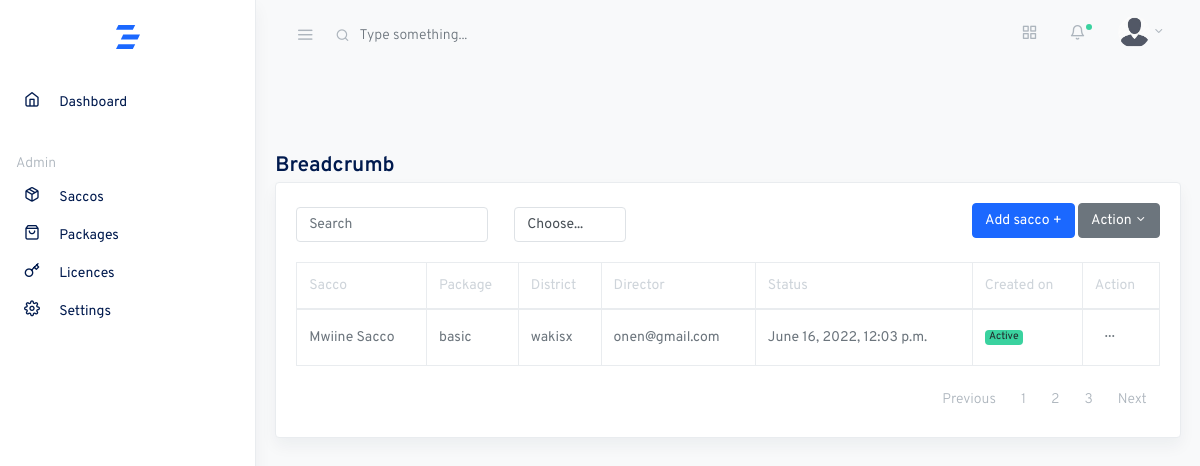
/saccos, run on an earlier commit of the app's database.
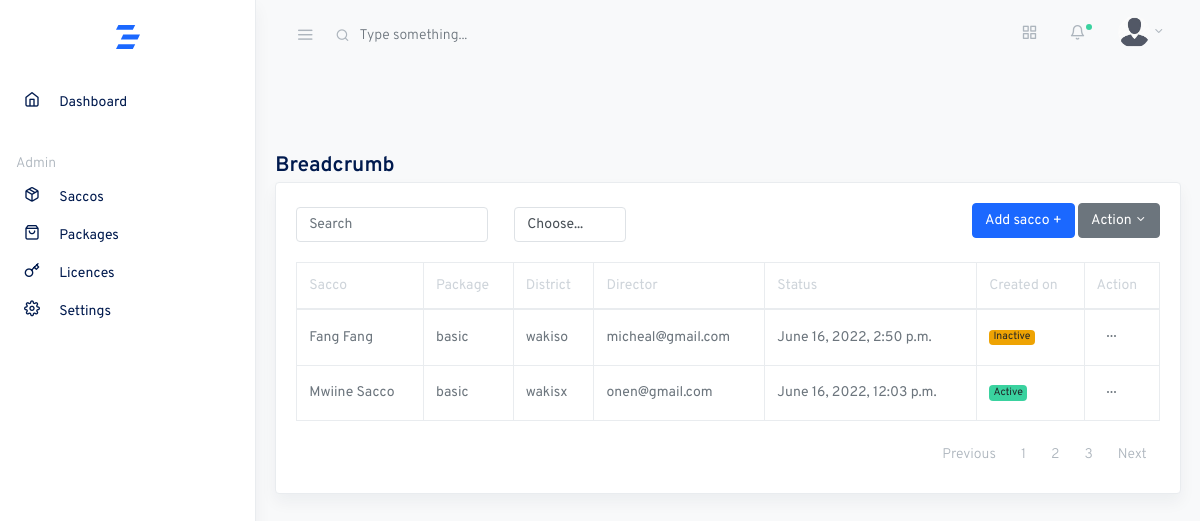
And on a later commit of the database.
### core/models.py (models this page shows, shortened)
class CustomModel(models.Model):
    created_on = models.DateTimeField(auto_now_add=True)
    updated_on = models.DateTimeField(auto_now=True, null=True)
    class Meta:
        abstract = True
        ordering = ['created_on']

class Sacco(CustomModel):
    name = models.CharField(max_length=80, unique=True)
    package = models.ForeignKey(Package, null=True, on_delete=models.SET_NULL, related_name='bussiness_package')  # TODO Set package to default rather than null
    district = models.CharField(max_length=60, null=True, blank=True,)
    location = models.CharField(max_length=60, null=True, blank=True,)
    email = models.EmailField(null=True, blank=True, unique=True)
    telephone = models.CharField(max_length=60, blank=True, null=True, unique=True)
    director = models.ForeignKey(User, null=True, on_delete=models.SET_NULL, related_name='bussiness_director', blank=True,)
    status = models.CharField(max_length=10, default='inactive')
    created_by = models.ForeignKey(User, on_delete=models.CASCADE, related_name='bussiness_creator')
    updated_by = models.ForeignKey(User, on_delete=models.CASCADE, related_name='bussiness_updater', null=True, blank=True)
    objects = models.Manager()
    filtered_objects = SaccoManager()
    class Meta:
        ordering = ['-created_on']

class Package(CustomModel):
    name = models.CharField(max_length=60, unique=True)
    capacity = models.PositiveIntegerField()
    price = models.CharField(max_length=9, choices=PRICES, default='120000')
    status = models.CharField(max_length=10, default='active')
    def __str__(self):
        return self.name

### accounts/models.py (models this page shows, shortened)
class User(AbstractBaseUser, PermissionsMixin):
    USERNAME_FIELD = 'email'
    REQUIRED_FIELDS = []
    first_name = models.CharField(max_length=20, blank=True, null=True)
    last_name = models.CharField(max_length=20, blank=True, null=True)
    username = models.CharField(max_length=20, blank=True, null=True)
    email = models.EmailField(unique=True)
    telephone = models.CharField(max_length=15, blank=True, null=True, unique=True)
    id_type = models.CharField(max_length=20, blank=True, choices=ID_TYPE, default='national')
    id_number = models.CharField(max_length=30, blank=True, null=True, validators=[MinLengthValidator(9), MaxLengthValidator(14)])
    photo = models.ImageField(upload_to='profile/', blank=True, null=True, validators=[image_validator])
    date_joined = models.DateTimeField(auto_now_add=True)
    updated_at = models.DateTimeField(auto_now=True)
    is_active = models.BooleanField(default=True)
    is_staff = models.BooleanField(default=False)
    is_member = models.BooleanField(default=False)
    is_previously_logged_in = models.BooleanField(default=False)
    gender = models.CharField(max_length=20, choices=MARITAL_STATUS, default='single')
    village = models.CharField(max_length=60, blank=True, null=True)
    date_of_birth = models.DateField(auto_now_add=False, auto_created=False, blank=True, null=True, validators=[dob_validation])
    gender = models.CharField(max_length=20, blank=True, choices=GENDER, default='single')
    next_of_kin_name = models.CharField(max_length=50, blank=True, null=True)
    next_of_kin_contact = models.CharField(max_length=50, blank=True, null=True)
    occupation = models.CharField(max_length=60, blank=True, null=True)
    employer_type = models.CharField(max_length=60, blank=True, choices=EMPLOYER_TYPE, default='organization')
    organization = models.CharField(max_length=80, blank=True, null=True)
    objects = UserManager()
    class Meta:
        ordering = ['-date_joined', '-updated_at']
    def __str__(self):
        return self.email

### core/views.py (the view)
# urls.py: path('saccos', SaccoListView.as_view(), name='sacco_list'),
class SaccoListView(ListView):
    model = Sacco
    template_name = 'saccos/list.html'
    context_object_name = 'saccos'

### templates/saccos/list.html (shortened to what this page needs)
{% extends 'base.html' %}
{% load humanize %}
{% load static %}
{% block content %}
<div class="row">
    <div class="col-md-12 my-4">
      <h2 class="h4 mb-1">Breadcrumb</h2>
      <div class="card shadow">
        <div class="card-body">
          <div class="toolbar row mb-3">
            <div class="col">
              <form class="form-inline">
                <div class="form-row">
                  <div class="form-group col-auto">
                    <input type="text" class="form-control" id="search" value="" placeholder="Search">
                  </div>
                  <div class="form-group col-auto ml-3">
                    <select class="custom-select my-1 mr-sm-2" id="inlineFormCustomSelectPref">
                      <option selected>Choose...</option>
                    </select>
                  </div>
                </div>
              </form>
            </div>
            <div class="col ml-auto">
              <div class="dropdown float-right">
                <a href="{% url 'sacco_add' %}" class="btn btn-primary">Add sacco +</a>
                <button class="btn btn-secondary dropdown-toggle" type="button" id="actionMenuButton" data-toggle="dropdown" aria-haspopup="true" aria-expanded="false"> Action </button>
              </div>
            </div>
          </div>
          <table class="table table-bordered">
            <thead>
              <tr role="row">
                <th>Sacco</th>
                <th>Package</th>
                <th>District</th>
                <th>Director</th>
                <th>Status</th>
                <th>Created on</th>
                <th>Action</th>
              </tr>
            </thead>
            <tbody>
             {% for sacco in saccos %}
             <tr>
                <td>{{sacco.name|title}}</td>
                <td>{{sacco.package}}</td>
                <td>{{sacco.district}}</td>
                <td>{{sacco.director}}</td>
                <td>{{sacco.created_on}}</td>
                <td>
                    {% if sacco.status == 'active' %}
                    <span class="badge badge-success">Active</span>
                    {% else %}
                    <span class="badge badge-warning">Inactive</span>
                    {% endif %}
                </td>
                <td><button class="btn btn-sm dropdown-toggle more-horizontal" type="button" data-toggle="dropdown" aria-haspopup="true" aria-expanded="false">
                  </button>
                </td>
              </tr>
             {% endfor %}
            </tbody>
          </table>
          <nav aria-label="Table Paging" class="mb-0 text-muted">
            <ul class="pagination justify-content-end mb-0">
              <li class="page-item"><a class="page-link" href="#">Previous</a></li>
              <li class="page-item"><a class="page-link" href="#">1</a></li>
              <li class="page-item"><a class="page-link" href="#">2</a></li>
              <li class="page-item"><a class="page-link" href="#">3</a></li>
              <li class="page-item"><a class="page-link" href="#">Next</a></li>
            </ul>
          </nav>
        </div>
      </div>
    </div>
  </div>
{% endblock content %}

### templates/base.html (shortened to what this page needs)
{% load static %}
<!doctype html>
<html lang="en">
  <head>
    <link rel="stylesheet" href="{% static 'css/simplebar.css' %}">
    <link rel="stylesheet" href="{% static 'css/feather.css' %}">
    <link rel="stylesheet" href="{% static 'css/daterangepicker.css' %}">
    <link rel="stylesheet" href="{% static 'css/app-light.css' %}" id="lightTheme">
    <link rel="stylesheet" href="{% static 'css/app-dark.css' %}" id="darkTheme" disabled>
  </head>
  <body class="vertical  light  ">
    <div class="wrapper">
      <nav class="topnav navbar navbar-light">
        <button type="button" class="navbar-toggler text-muted mt-2 p-0 mr-3 collapseSidebar">
          <i class="fe fe-menu navbar-toggler-icon"></i>
        </button>
        <form class="form-inline mr-auto searchform text-muted">
          <input class="form-control mr-sm-2 bg-transparent border-0 pl-4 text-muted" type="search" placeholder="Type something..." aria-label="Search">
        </form>
        <ul class="nav">
          <li class="nav-item">
            <a class="nav-link text-muted my-2" href="./#" data-toggle="modal" data-target=".modal-shortcut">
              <span class="fe fe-grid fe-16"></span>
            </a>
          </li>
          <li class="nav-item nav-notif">
            <a class="nav-link text-muted my-2" href="./#" data-toggle="modal" data-target=".modal-notif">
              <span class="fe fe-bell fe-16"></span>
              <span class="dot dot-md bg-success"></span>
            </a>
          </li>
          <li class="nav-item dropdown">
            <a class="nav-link dropdown-toggle text-muted pr-0" href="#" id="navbarDropdownMenuLink" role="button" data-toggle="dropdown" aria-haspopup="true" aria-expanded="false">
              <span class="avatar avatar-sm mt-2">
                {% if request.user.photo %}
                <img src="{{ request.user.photo.url}}" alt="photo" class="avatar-img rounded-circle">
                {% else %}
                <img src="{% static 'assets/avatars/avatar.jpg' %}" alt="photo" class="avatar-img rounded-circle">
                {% endif %}
              </span>
            </a>
          </li>
        </ul>
      </nav>
      <aside class="sidebar-left border-right bg-white shadow" id="leftSidebar" data-simplebar>
        <nav class="vertnav navbar navbar-light">
          <div class="w-100 mb-4 d-flex">
            <a class="navbar-brand mx-auto mt-2 flex-fill text-center" href="{% url 'dashboard' %}">
            </a>
          </div>
          <ul class="navbar-nav flex-fill w-100 mb-2">
            <li class="nav-item w-100">
              <a class="nav-link" href="{% url 'dashboard' %}">
                <i class="fe fe-home fe-16"></i>
                <span class="ml-3 item-text">Dashboard</span>
              </a>
            </li>
          </ul>
          <p class="text-muted nav-heading mt-4 mb-1">
            <span>Admin</span>
          </p>
          <ul class="navbar-nav flex-fill w-100 mb-2">
            <li class="nav-item w-100">
              <a class="nav-link" href="{% url 'sacco_list' %}">
                <i class="fe fe-package fe-16"></i>
                <span class="ml-3 item-text">Saccos</span>
              </a>
            </li>
            <li class="nav-item w-100">
              <a class="nav-link" href="{% url 'package_list' %}">
                <i class="fe fe-shopping-bag fe-16"></i>
                <span class="ml-3 item-text">Packages</span>
              </a>
            </li>
            <li class="nav-item w-100">
              <a class="nav-link" href="{% url 'license_list' %}">
                <i class="fe fe-key  fe-16"></i>
                <span class="ml-3 item-text">Licences</span>
              </a>
            </li>
            <li class="nav-item w-100">
              <a class="nav-link" href="{% url 'settings' %}">
                <i class="fe fe-settings fe-16"></i>
                <span class="ml-3 item-text">Settings</span>
              </a>
            </li>
          </ul>
        </nav>
      </aside>
      <main role="main" class="main-content">
        <div class="col-12 col-md-6 offset-md-2 pt-4">
       </div>
        {% block content %}
        {% endblock content %}
      </main>
    </div>
  </body>
</html>

### static/css/simplebar.css (style rules this page uses)
[data-simplebar] { position: relative; flex-direction: column; flex-wrap: wrap; justify-content: flex-start; align-content: flex-start; align-items: flex-start; }

### static/css/feather.css (style rules this page uses)
.fe { font-family: "feather" !important; speak: none; font-style: normal; font-weight: normal; font-variant: normal; text-transform: none; line-height: 1; -webkit-font-smoothing: antialiased; -moz-osx-font-smoothing: grayscale; }
.fe-16 { font-size: 16px; }
.fe-bell:before { content: ""; }
.fe-grid:before { content: ""; }
.fe-home:before { content: ""; }
.fe-key:before { content: ""; }
.fe-menu:before { content: ""; }
.fe-package:before { content: ""; }
.fe-settings:before { content: ""; }
.fe-shopping-bag:before { content: ""; }

What changed in the data, as far as the page shows it:
added Sacco: name "Fang Fang", package "basic", district "wakiso", director "micheal@gmail.com", created_on "June 16, 2022, 2:50 p.m.", status "Inactive"
